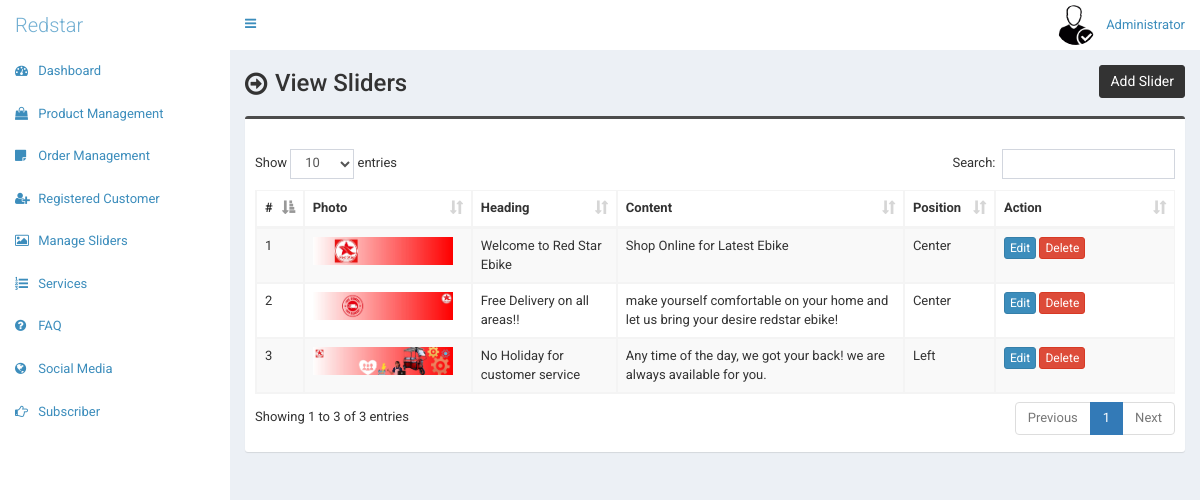
Screenshot of /admin/slider.php (signed in) with the database file from the repository.
### tables this page shows
CREATE TABLE `tbl_slider` (
  `id` int(11) NOT NULL,
  `photo` varchar(255) NOT NULL,
  `heading` varchar(255) NOT NULL,
  `content` text NOT NULL,
  `position` varchar(255) NOT NULL
);

### admin/slider.php (the view, shortened to what this page needs)
<?php require_once('header.php'); ?>
<section class="content-header">
    <div class="content-header-left">
        <h1>View Sliders</h1>
    </div>
    <div class="content-header-right">
        <a href="slider-add.php" class="btn btn-primary btn-sm">Add Slider</a>
    </div>
</section>
<section class="content">
    <div class="row">
        <div class="col-md-12">
            <div class="box box-info">
                <div class="box-body table-responsive">
                    <table id="example1" class="table table-bordered table-hover table-striped">
                        <thead>
                            <tr>
                                <th>#</th>
                                <th>Photo</th>
                                <th>Heading</th>
                                <th>Content</th>
                                <th>Position</th>
                                <th width="140">Action</th>
                            </tr>
                        </thead>
                        <tbody>
                            <?php
                            $i = 0;
                            $statement = $pdo->prepare("SELECT
														id,
														photo,
														heading,
														content,
														position
							                           	FROM tbl_slider
							                           	");
                            $statement->execute();
                            $result = $statement->fetchAll(PDO::FETCH_ASSOC);
                            foreach ($result as $row) {
                                $i++;
                            ?>
                                <tr>
                                    <td><?php echo $i; ?></td>
                                    <td style="width:150px;"><img src="../assets/uploads/<?php echo $row['photo']; ?>" alt="<?php echo $row['heading']; ?>" style="width:140px;"></td>
                                    <td><?php echo $row['heading']; ?></td>
                                    <td><?php echo $row['content']; ?></td>
                                    <td><?php echo $row['position']; ?></td>
                                    <td>
                                        <a href="slider-edit.php?id=<?php echo $row['id']; ?>" class="btn btn-primary btn-xs">Edit</a>
                                        <a href="#" class="btn btn-danger btn-xs" data-href="slider-delete.php?id=<?php echo $row['id']; ?>" data-toggle="modal" data-target="#confirm-delete">Delete</a>
                                    </td>
                                </tr>
                            <?php
                            }
                            ?>
                        </tbody>
                    </table>
                </div>
            </div>
        </div>
    </div>
</section>
<?php require_once('footer.php'); ?>

### admin/style.css (style rules this page uses)
body { font-size: 13px; font-family: "Roboto", sans-serif; }
.content-header > h1, .content-header .content-header-left h1 { font-family: "Roboto", sans-serif; }
.box-info { padding-top: 20px; }
.content-header { overflow: hidden; }
.content-header .content-header-left { float: left; padding-top: 5px; }
.content-header .content-header-right { float: right; }
.content-header .content-header-left h1 { margin-top: 0; margin-bottom: 0; padding-left: 30px; padding-bottom: 5px; font-size: 24px; position: relative; }
.content-header .content-header-left h1:before { position: absolute; top: 0; left: 0; font-family: "FontAwesome", sans-serif; font-size: 26px; content: "\f18e"; }
.content-header .content-header-right a { position: relative; font-size: 14px; }
.box.box-info { border-top-color: #4c4c4c; }
.content-header .content-header-right a { background-color: #333333; border-color: #333333; }

### rows the page displays
tbl_slider: photo (picture), heading "Welcome to Red Star Ebike", content "Shop Online for Latest Ebike", position "Center"
tbl_slider: photo (picture), heading "Free Delivery on all areas!!", content "make yourself comfortable on your home and let us bring your desire redstar ebike!", position "Center"
tbl_slider: photo (picture), heading "No Holiday for customer service", content "Any time of the day, we got your back! we are always available for you.", position "Left"

### other values shown
$_SESSION['user']['full_name'] "Administrator"
